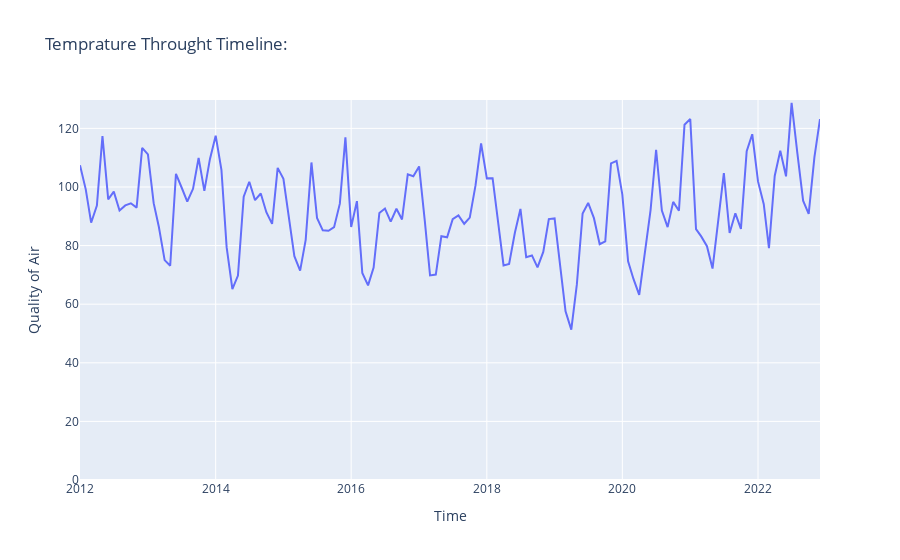

Notebook cell for this chart:
### Code cell
fig = go.Figure(layout = go.Layout(yaxis=dict(range=[0, df1['AQI'].max()+1])))
fig.add_trace(go.Scatter(x=df1['Date'], y=df1['AQI']), )
fig.update_layout(title='Temprature Throught Timeline:',
                 xaxis_title='Time', yaxis_title='Quality of Air')

fig.show()

### Figure 1 — Plotly figure (JSON) as saved in the notebook; plotly's stock layout.template omitted (floating-point values rounded to 4 significant figures; data arrays with more than 128 entries replaced by an {"elided": "..."} marker saying what was removed)
{"data": [{"type": "scatter", "x": {"elided": "132 str values"}, "y": {"elided": "132 float values"}}], "layout": {"autosize": true, "title": {"text": "Temprature Throught Timeline:"}, "xaxis": {"autorange": true, "range": ["2012-01-01", "2022-12-01"], "title": {"text": "Time"}, "type": "date"}, "yaxis": {"range": [0, 129.7], "title": {"text": "Quality of Air"}, "type": "linear"}}}
